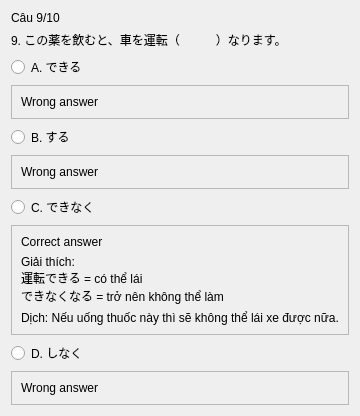
               <widget class="QWidget" name="page_7">
                <layout class="QVBoxLayout" name="verticalLayout_3">
                 <item>
                  <widget class="QLabel" name="label_54">
                   <property name="text">
                    <string>Câu 9/10</string>
                   </property>
                  </widget>
                 </item>
                 <item>
                  <widget class="QLabel" name="label_55">
                   <property name="text">
                    <string>9. この薬を飲むと、車を運転（　　　）なります。</string>
                   </property>
                  </widget>
                 </item>
                 <item>
                  <widget class="QRadioButton" name="radioButton_25">
                   <property name="text">
                    <string>A. できる</string>
                   </property>
                  </widget>
                 </item>
                 <item>
                  <widget class="QFrame" name="frame_33">
                   <property name="frameShape">
                    <enum>QFrame::StyledPanel</enum>
                   </property>
                   <property name="frameShadow">
                    <enum>QFrame::Raised</enum>
                   </property>
                   <layout class="QVBoxLayout" name="verticalLayout_38">
                    <item>
                     <widget class="QLabel" name="label_67">
                      <property name="text">
                       <string>Wrong answer</string>
                      </property>
                     </widget>
                    </item>
                   </layout>
                  </widget>
                 </item>
                 <item>
                  <widget class="QRadioButton" name="radioButton_26">
                   <property name="text">
                    <string>B. する</string>
                   </property>
                  </widget>
                 </item>
                 <item>
                  <widget class="QFrame" name="frame_34">
                   <property name="frameShape">
                    <enum>QFrame::StyledPanel</enum>
                   </property>
                   <property name="frameShadow">
                    <enum>QFrame::Raised</enum>
                   </property>
                   <layout class="QVBoxLayout" name="verticalLayout_39">
                    <item>
                     <widget class="QLabel" name="label_68">
                      <property name="text">
                       <string>Wrong answer</string>
                      </property>
                     </widget>
                    </item>
                   </layout>
                  </widget>
                 </item>
                 <item>
                  <widget class="QRadioButton" name="radioButton_27">
                   <property name="text">
                    <string>C. できなく</string>
                   </property>
                  </widget>
                 </item>
                 <item>
                  <widget class="QFrame" name="frame_35">
                   <property name="frameShape">
                    <enum>QFrame::StyledPanel</enum>
                   </property>
                   <property name="frameShadow">
                    <enum>QFrame::Raised</enum>
                   </property>
                   <layout class="QVBoxLayout" name="verticalLayout_40">
                    <item>
                     <widget class="QLabel" name="label_64">
                      <property name="text">
                       <string>Correct answer</string>
                      </property>
                     </widget>
                    </item>
                    <item>
                     <widget class="QLabel" name="label_66">
                      <property name="text">
                       <string>Giải thích:
運転できる = có thể lái
できなくなる = trở nên không thể làm</string>
                      </property>
                     </widget>
                    </item>
                    <item>
                     <widget class="QLabel" name="label_65">
                      <property name="text">
                       <string>Dịch: Nếu uống thuốc này thì sẽ không thể lái xe được nữa.</string>
                      </property>
                     </widget>
                    </item>
                   </layout>
                  </widget>
                 </item>
                 <item>
                  <widget class="QRadioButton" name="radioButton_28">
                   <property name="text">
                    <string>D. しなく</string>
                   </property>
                  </widget>
                 </item>
                 <item>
                  <widget class="QFrame" name="frame_36">
                   <property name="frameShape">
                    <enum>QFrame::StyledPanel</enum>
                   </property>
                   <property name="frameShadow">
                    <enum>QFrame::Raised</enum>
                   </property>
                   <layout class="QVBoxLayout" name="verticalLayout_41">
                    <item>
                     <widget class="QLabel" name="label_69">
                      <property name="text">
                       <string>Wrong answer</string>
                      </property>
                     </widget>
                    </item>
                   </layout>
                  </widget>
                 </item>
                </layout>
               </widget>
